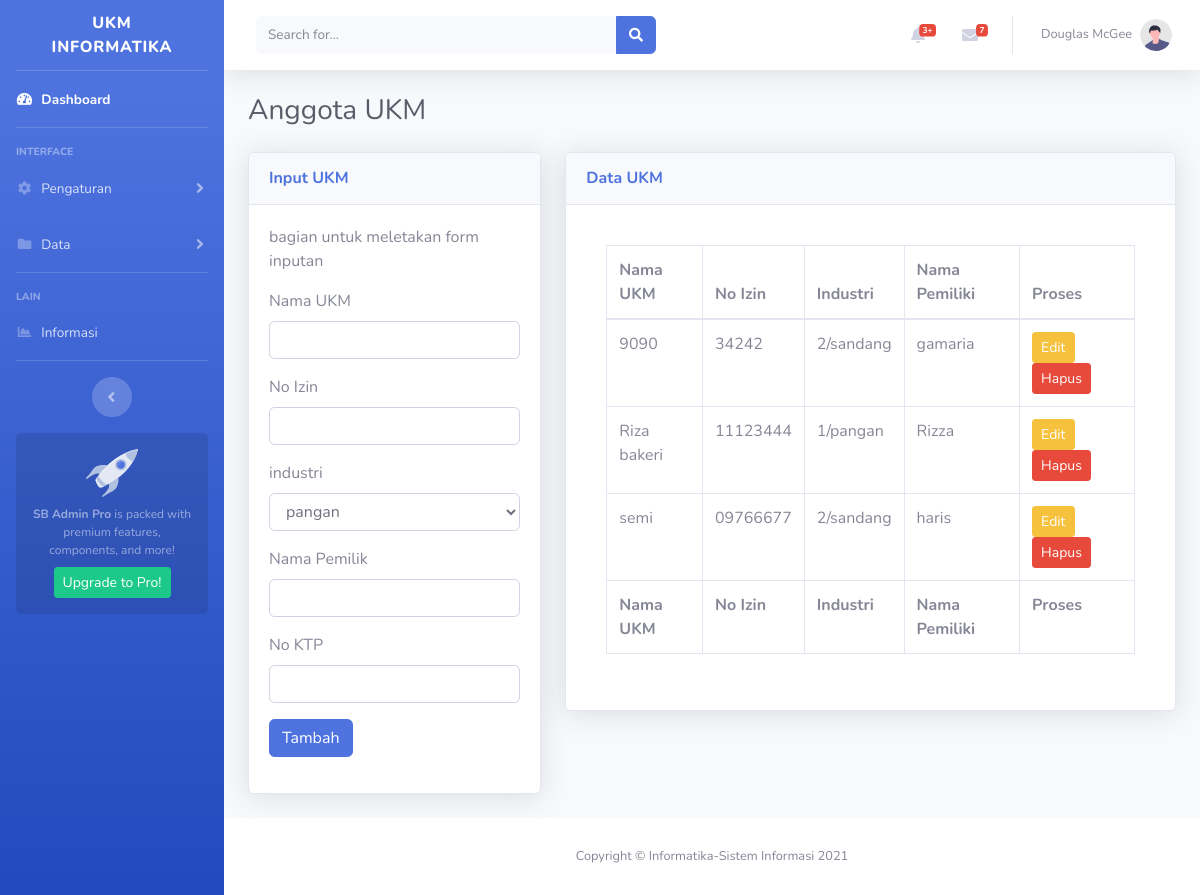
The page /anggota on the database its author committed.
### ukmummu/models.py (models this page shows, shortened)
class Tukm(db.Model):
    id= db.Column(db.Integer, primary_key=True)
    nama_ukm = db.Column(db.String(100), nullable=False)
    industri_id = db.Column (db.Integer, db.ForeignKey('tindustri.id'))
    no_izin= db.Column(db.String(60), nullable=False, unique=True)
    thn_berdiri= db.Column(db.String(60), nullable=True)
    alamat= db.Column(db.String(60), nullable=True)
    propinsi= db.Column(db.String(60), nullable=True)
    kota= db.Column(db.String(60), nullable=True)
    kecamatan= db.Column(db.String(60), nullable=True)
    nama_pemilik= db.Column(db.String(100), nullable=True)
    no_ktp= db.Column(db.String(20), nullable=True)
    no_hp= db.Column(db.String(25), nullable=True)
    username= db.Column(db.String(60), nullable=True)
    password= db.Column(db.String(60), nullable=True)
    gambar = db.Column(db.String(60), nullable=False, default='gambarfoto.jpg')
    uproduks = db.relationship('Tproduk', backref='ukmproduk',lazy=True)

class Tindustri(db.Model):
    id= db.Column(db.Integer, primary_key=True)
    industri = db.Column(db.String(15), unique=True, nullable=False)
    ket = db.Column(db.String(100), nullable=True)
    ukms = db.relationship('Tukm', backref='ukms',lazy=True)

### ukmummu/admin/routes.py (the view, shortened to what this page needs)
@gadmin.route("/anggota", methods=['GET', 'POST'])
def anggota():
    form=ukm_F()
    data=Tukm.query.all()
    form.industriid.choices = [(str(tindustri.id), tindustri.industri) for tindustri in Tindustri.query.all()]
    return render_template("t_admin/anggota.html", dataukm=data,form=form )

### ukmummu/templates/t_admin/anggota.html (shortened to what this page needs)
{% extends "t_admin/base.html" %}
{% block konten%}
    <div class="container-fluid">
                        <div class="d-sm-flex align-items-center justify-content-between mb-4">
                            <h1 class="h3 mb-0 text-gray-800">Anggota UKM</h1>
                        </div>
                        <div class="row">
                            <div class="col-xl-4 col-lg-5">
                                <div class="card shadow mb-4">
                                    <div
                                        class="card-header py-3 d-flex flex-row align-items-center justify-content-between">
                                        <h6 class="m-0 font-weight-bold text-primary">Input UKM</h6>
                                    </div>
                                    <div class="card-body">
                                       <p>bagian untuk meletakan form inputan</p>
                                       <form method="POST">
                                    <div class="form-group">
                                        {{form.namaukm.label(class="form-control-label")}}
                                        {% if form.namaukm.errors %}
                                             {{form.namaukm(class="form-control is-invalid")}}
                                             <div class="invalid-feedback">
                                                 {%for error in form.namaukm.errors %}
                                                 <span>{{error}}</span>
                                                 {% endfor %}
                                             </div>
                                        {%else%}
                                            {{form.namaukm(class="form-control")}}
                                        {%endif%}
                                    </div>
                                    <div class="form-group">
                                        {{form.noizin.label(class="form-control-label")}}
                                        {% if form.noizin.errors %}
                                             {{form.noizin(class="form-control is-invalid")}}
                                             <div class="invalid-feedback">
                                                 {%for error in form.noizin.errors %}
                                                 <span>{{error}}</span>
                                                 {% endfor %}
                                             </div>
                                        {%else%}
                                            {{form.noizin(class="form-control")}}
                                        {%endif%}
                                    </div>
                                    <div class="form-group">
                                        {{form.industriid.label(class="form-control-label")}}
                                        {% if form.industriid.errors %}
                                             {{form.industriid(class="form-control is-invalid")}}
                                             <div class="invalid-feedback">
                                                 {%for error in form.industriid.errors %}
                                                 <span>{{error}}</span>
                                                 {% endfor %}
                                             </div>
                                        {%else%}
                                            {{form.industriid(class="form-control")}}
                                        {%endif%}
                                    </div>
                                    <div class="form-group">
                                        {{form.namapemilik.label(class="form-control-label")}}
                                        {% if form.namapemilik.errors %}
                                             {{form.namapemilik(class="form-control is-invalid")}}
                                             <div class="invalid-feedback">
                                                 {%for error in form.namapemilik.errors %}
                                                 <span>{{error}}</span>
                                                 {% endfor %}
                                             </div>
                                        {%else%}
                                            {{form.namapemilik(class="form-control")}}
                                        {%endif%}
                                    </div>
                                    <div class="form-group">
                                        {{form.noktp.label(class="form-control-label")}}
                                        {% if form.noktp.errors %}
                                             {{form.noktp(class="form-control is-invalid")}}
                                             <div class="invalid-feedback">
                                                 {%for error in form.noktp.errors %}
                                                 <span>{{error}}</span>
                                                 {% endfor %}
                                             </div>
                                        {%else%}
                                            {{form.noktp(class="form-control")}}
                                        {%endif%}
                                    </div>
                                    <div class="form-group">
                                        {{form.submit(class="btn btn-primary")}}
                                    </div>
                                    </form>
                                    </div>
                                </div>
                            </div>
                            <div class="col-xl-8 col-lg-7">
                                <div class="card shadow mb-4">
                                    <div
                                        class="card-header py-3 d-flex flex-row align-items-center justify-content-between">
                                        <h6 class="m-0 font-weight-bold text-primary">Data UKM</h6>
                                    </div>
                                    <div class="card-body">
                                        <div class="card-body">
                                            <div class="table-responsive">
                                                <table class="table table-bordered table-hover" id="dataTable" width="100%" cellspacing="0">
                                                    <thead>
                                                        <tr>
                                                            <th>Nama UKM</th>
                                                            <th>No Izin</th>
                                                            <th>Industri</th>
                                                            <th>Nama Pemiliki</th>
                                                            <th>Proses</th>
                                                        </tr>
                                                    </thead>
                                                    <tfoot>
                                                        <tr>
                                                            <th>Nama UKM</th>
                                                            <th>No Izin</th>
                                                            <th>Industri</th>
                                                            <th>Nama Pemiliki</th>
                                                            <th>Proses</th>
                                                        </tr>
                                                    </tfoot>
                                                    <tbody>
                                                        {% for du in dataukm %}
                                                        <tr>
                                                            <td>{{du.nama_ukm}}</td>
                                                            <td>{{du.no_izin}}</td>
                                                            <td>{{du.industri_id}}/{{du.ukms.industri}}</td>
                                                            <td>{{du.nama_pemilik}}</td>
                                                            <td><a class="btn btn-sm btn-warning" href="{{url_for('gadmin.update_ukm', ed_id=du.id)}}">Edit</a>  <a class="btn btn-sm btn-danger" href="/hapusukm/{{du.id}}" onclick="return confirm('Yakin data akan di hapus')">Hapus</a></td>
                                                        </tr>
                                                        {% endfor %}
                                                    </tbody>
                                                    </table>
                                    </div>
                                </div>
                            </div>
                        </div>
    </div></div>
    </div>
{% endblock%}

### ukmummu/templates/t_admin/base.html (shortened to what this page needs)
<!DOCTYPE html>
<html lang="en">
<head>
    <link href="{{ url_for ('static', filename="bostraps/vendor/fontawesome-free/css/all.min.css")}}" rel="stylesheet" type="text/css">
    <link href="{{ url_for ('static', filename="bostraps/css/sb-admin-2.min.css")}}" rel="stylesheet">
</head>
<body id="page-top">
    <div id="wrapper">
        <ul class="navbar-nav bg-gradient-primary sidebar sidebar-dark accordion" id="accordionSidebar">
            <a class="sidebar-brand d-flex align-items-center justify-content-center" href="index.html">
                <div class="sidebar-brand-icon rotate-n-15">
                </div>
                <div class="sidebar-brand-text mx-3">Ukm Informatika</div>
            </a>
            <hr class="sidebar-divider my-0">
            <li class="nav-item active">
                <a class="nav-link" href="{{url_for('gadmin.dasboard')}}">
                    <i class="fas fa-fw fa-tachometer-alt"></i>
                    <span>Dashboard</span></a>
            </li>
            <hr class="sidebar-divider">
            <div class="sidebar-heading">
                Interface
            </div>
            <li class="nav-item">
                <a class="nav-link collapsed" href="#" data-toggle="collapse" data-target="#collapseTwo"
                    aria-expanded="true" aria-controls="collapseTwo">
                    <i class="fas fa-fw fa-cog"></i>
                    <span>Pengaturan</span>
                </a>
            </li>
            <li class="nav-item">
                <a class="nav-link collapsed" href="#" data-toggle="collapse" data-target="#collapseUtilities"
                    aria-expanded="true" aria-controls="collapseUtilities">
                    <i class="fas fa-fw fa-folder"></i>
                    <span>Data</span>
                </a>
            </li>
            <hr class="sidebar-divider">
            <div class="sidebar-heading">
                Lain
            </div>
            <li class="nav-item">
                <a class="nav-link" href="charts.html">
                    <i class="fas fa-fw fa-chart-area"></i>
                    <span>Informasi</span></a>
            </li>
            <hr class="sidebar-divider d-none d-md-block">
            <div class="text-center d-none d-md-inline">
                <button class="rounded-circle border-0" id="sidebarToggle"></button>
            </div>
            <div class="sidebar-card">
                <img class="sidebar-card-illustration mb-2" src="img/undraw_rocket.svg" alt="">
                <p class="text-center mb-2"><strong>SB Admin Pro</strong> is packed with premium features, components, and more!</p>
                <a class="btn btn-success btn-sm" href="https://startbootstrap.com/theme/sb-admin-pro">Upgrade to Pro!</a>
            </div>
        </ul>
        <div id="content-wrapper" class="d-flex flex-column">
            <div id="content">
                <nav class="navbar navbar-expand navbar-light bg-white topbar mb-4 static-top shadow">
                    <form
                        class="d-none d-sm-inline-block form-inline mr-auto ml-md-3 my-2 my-md-0 mw-100 navbar-search">
                        <div class="input-group">
                            <input type="text" class="form-control bg-light border-0 small" placeholder="Search for..."
                                aria-label="Search" aria-describedby="basic-addon2">
                            <div class="input-group-append">
                                <button class="btn btn-primary" type="button">
                                    <i class="fas fa-search fa-sm"></i>
                                </button>
                            </div>
                        </div>
                    </form>
                    <ul class="navbar-nav ml-auto">
                        <li class="nav-item dropdown no-arrow mx-1">
                            <a class="nav-link dropdown-toggle" href="#" id="alertsDropdown" role="button"
                                data-toggle="dropdown" aria-haspopup="true" aria-expanded="false">
                                <i class="fas fa-bell fa-fw"></i>
                                <span class="badge badge-danger badge-counter">3+</span>
                            </a>
                        </li>
                        <li class="nav-item dropdown no-arrow mx-1">
                            <a class="nav-link dropdown-toggle" href="#" id="messagesDropdown" role="button"
                                data-toggle="dropdown" aria-haspopup="true" aria-expanded="false">
                                <i class="fas fa-envelope fa-fw"></i>
                                <span class="badge badge-danger badge-counter">7</span>
                            </a>
                        </li>
                        <li class="nav-item dropdown no-arrow">
                            <a class="nav-link dropdown-toggle" href="#" id="userDropdown" role="button"
                                data-toggle="dropdown" aria-haspopup="true" aria-expanded="false">
                                <span class="mr-2 d-none d-lg-inline text-gray-600 small">Douglas McGee</span>
                                <img class="img-profile rounded-circle"
                                    src="img/undraw_profile.svg">
                            </a>
                        </li>
                    </ul>
                </nav>
                {% block konten%}
                {% endblock %}
            </div>
            <footer class="sticky-footer bg-white">
                <div class="container my-auto">
                    <div class="copyright text-center my-auto">
                        <span>Copyright &copy; Informatika-Sistem Informasi 2021</span>
                    </div>
                </div>
            </footer>
        </div>
    </div>
</body>
</html>

### rows shown on the page
Tukm: nama_ukm "9090", no_izin "34242", industri_id "2", ukms.industri "sandang", nama_pemilik "gamaria"
Tukm: nama_ukm "Riza bakeri", no_izin "11123444", industri_id "1", ukms.industri "pangan", nama_pemilik "Rizza"
Tukm: nama_ukm "semi", no_izin "09766677", industri_id "2", ukms.industri "sandang", nama_pemilik "haris"
